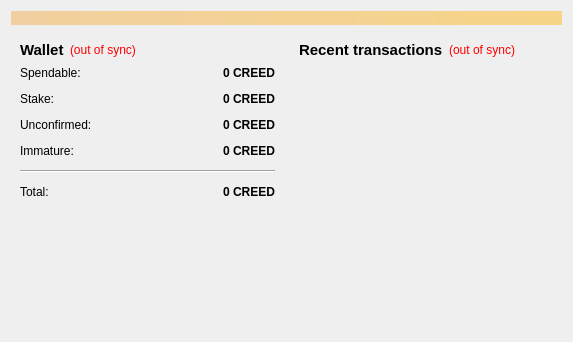
<?xml version="1.0" encoding="UTF-8"?>
<ui version="4.0">
 <class>OverviewPage</class>
 <widget class="QWidget" name="OverviewPage">
  <property name="geometry">
   <rect>
    <x>0</x>
    <y>0</y>
    <width>573</width>
    <height>342</height>
   </rect>
  </property>
  <property name="windowTitle">
   <string>Form</string>
  </property>
  <layout class="QVBoxLayout" name="topLayout">
   <item>
    <widget class="QLabel" name="labelAlerts">
     <property name="visible">
      <bool>false</bool>
     </property>
     <property name="styleSheet">
      <string notr="true">background-color: qlineargradient(x1: 0, y1: 0, x2: 1, y2: 0, stop:0 #F0D0A0, stop:1 #F8D488);  color:#000000
</string>
     </property>
     <property name="wordWrap">
      <bool>true</bool>
     </property>
     <property name="margin">
      <number>3</number>
     </property>
    </widget>
   </item>
   <item>
    <layout class="QHBoxLayout" name="horizontalLayout" stretch="1,1">
     <item>
      <layout class="QVBoxLayout" name="verticalLayout_2">
       <item>
        <widget class="QWidget" name="widget" native="true">
         <layout class="QVBoxLayout" name="verticalLayout_4">
          <item>
           <layout class="QHBoxLayout" name="horizontalLayout_4">
            <item>
             <widget class="QLabel" name="label_5">
              <property name="font">
               <font>
                <pointsize>11</pointsize>
                <weight>75</weight>
                <bold>true</bold>
               </font>
              </property>
              <property name="text">
               <string>Wallet</string>
              </property>
             </widget>
            </item>
            <item>
             <widget class="QLabel" name="labelWalletStatus">
              <property name="toolTip">
               <string>The displayed information may be out of date. Your wallet automatically synchronizes with the CreedTokens network after a connection is established, but this process has not completed yet.</string>
              </property>
              <property name="styleSheet">
               <string notr="true">QLabel { color: red; }</string>
              </property>
              <property name="text">
               <string notr="true">(out of sync)</string>
              </property>
              <property name="alignment">
               <set>Qt::AlignLeading|Qt::AlignLeft|Qt::AlignVCenter</set>
              </property>
             </widget>
            </item>
            <item>
             <spacer name="horizontalSpacer_2">
              <property name="orientation">
               <enum>Qt::Horizontal</enum>
              </property>
              <property name="sizeHint" stdset="0">
               <size>
                <width>40</width>
                <height>20</height>
               </size>
              </property>
             </spacer>
            </item>
           </layout>
          </item>
          <item>
           <layout class="QFormLayout" name="formLayout_2">
            <property name="fieldGrowthPolicy">
             <enum>QFormLayout::AllNonFixedFieldsGrow</enum>
            </property>
            <property name="horizontalSpacing">
             <number>12</number>
            </property>
            <property name="verticalSpacing">
             <number>12</number>
            </property>
            <item row="0" column="0">
             <widget class="QLabel" name="label">
              <property name="text">
               <string>Spendable:</string>
              </property>
             </widget>
            </item>
            <item row="0" column="1">
             <widget class="QLabel" name="labelBalance">
              <property name="font">
               <font>
                <weight>75</weight>
                <bold>true</bold>
               </font>
              </property>
              <property name="cursor">
               <cursorShape>IBeamCursor</cursorShape>
              </property>
              <property name="toolTip">
               <string>Your current spendable balance</string>
              </property>
              <property name="text">
               <string notr="true">0 CREED</string>
              </property>
              <property name="alignment">
               <set>Qt::AlignRight|Qt::AlignTrailing|Qt::AlignVCenter</set>
              </property>
              <property name="textInteractionFlags">
               <set>Qt::LinksAccessibleByMouse|Qt::TextSelectableByKeyboard|Qt::TextSelectableByMouse</set>
              </property>
             </widget>
            </item>
            <item row="1" column="0">
             <widget class="QLabel" name="label_6">
              <property name="text">
               <string>Stake:</string>
              </property>
             </widget>
            </item>
            <item row="1" column="1">
             <widget class="QLabel" name="labelStake">
              <property name="font">
               <font>
                <weight>75</weight>
                <bold>true</bold>
               </font>
              </property>
              <property name="cursor">
               <cursorShape>IBeamCursor</cursorShape>
              </property>
              <property name="toolTip">
               <string>Total of coins that was staked, and do not yet count toward the current balance</string>
              </property>
              <property name="text">
               <string notr="true">0 CREED</string>
              </property>
              <property name="alignment">
               <set>Qt::AlignRight|Qt::AlignTrailing|Qt::AlignVCenter</set>
              </property>
              <property name="textInteractionFlags">
               <set>Qt::LinksAccessibleByMouse|Qt::TextSelectableByKeyboard|Qt::TextSelectableByMouse</set>
              </property>
             </widget>
            </item>
            <item row="2" column="0">
             <widget class="QLabel" name="label_3">
              <property name="text">
               <string>Unconfirmed:</string>
              </property>
             </widget>
            </item>
            <item row="2" column="1">
             <widget class="QLabel" name="labelUnconfirmed">
              <property name="font">
               <font>
                <weight>75</weight>
                <bold>true</bold>
               </font>
              </property>
              <property name="cursor">
               <cursorShape>IBeamCursor</cursorShape>
              </property>
              <property name="toolTip">
               <string>Total of transactions that have yet to be confirmed, and do not yet count toward the current balance</string>
              </property>
              <property name="text">
               <string notr="true">0 CREED</string>
              </property>
              <property name="alignment">
               <set>Qt::AlignRight|Qt::AlignTrailing|Qt::AlignVCenter</set>
              </property>
              <property name="textInteractionFlags">
               <set>Qt::LinksAccessibleByMouse|Qt::TextSelectableByKeyboard|Qt::TextSelectableByMouse</set>
              </property>
             </widget>
            </item>
            <item row="3" column="0">
             <widget class="QLabel" name="labelImmatureText">
              <property name="text">
               <string>Immature:</string>
              </property>
             </widget>
            </item>
            <item row="3" column="1">
             <widget class="QLabel" name="labelImmature">
              <property name="font">
               <font>
                <weight>75</weight>
                <bold>true</bold>
               </font>
              </property>
              <property name="toolTip">
               <string>Mined balance that has not yet matured</string>
              </property>
              <property name="text">
               <string notr="true">0 CREED</string>
              </property>
              <property name="alignment">
               <set>Qt::AlignRight|Qt::AlignTrailing|Qt::AlignVCenter</set>
              </property>
              <property name="textInteractionFlags">
               <set>Qt::LinksAccessibleByMouse|Qt::TextSelectableByKeyboard|Qt::TextSelectableByMouse</set>
              </property>
             </widget>
            </item>
            <item row="4" column="0" colspan="2">
             <widget class="Line" name="line">
              <property name="orientation">
               <enum>Qt::Horizontal</enum>
              </property>
             </widget>
            </item>
            <item row="5" column="0">
             <widget class="QLabel" name="labelTotalText">
              <property name="text">
               <string>Total:</string>
              </property>
             </widget>
            </item>
            <item row="5" column="1">
             <widget class="QLabel" name="labelTotal">
              <property name="font">
               <font>
                <weight>75</weight>
                <bold>true</bold>
               </font>
              </property>
              <property name="cursor">
               <cursorShape>IBeamCursor</cursorShape>
              </property>
              <property name="toolTip">
               <string>Your current total balance</string>
              </property>
              <property name="text">
               <string notr="true">0 CREED</string>
              </property>
              <property name="alignment">
               <set>Qt::AlignRight|Qt::AlignTrailing|Qt::AlignVCenter</set>
              </property>
              <property name="textInteractionFlags">
               <set>Qt::LinksAccessibleByMouse|Qt::TextSelectableByKeyboard|Qt::TextSelectableByMouse</set>
              </property>
             </widget>
            </item>
           </layout>
          </item>
         </layout>
        </widget>
       </item>
       <item>
        <spacer name="verticalSpacer">
         <property name="orientation">
          <enum>Qt::Vertical</enum>
         </property>
         <property name="sizeHint" stdset="0">
          <size>
           <width>20</width>
           <height>40</height>
          </size>
         </property>
        </spacer>
       </item>
      </layout>
     </item>
     <item>
      <layout class="QVBoxLayout" name="verticalLayout_3">
       <item>
        <widget class="QWidget" name="widget_2" native="true">
         <layout class="QVBoxLayout" name="verticalLayout">
          <item>
           <layout class="QHBoxLayout" name="horizontalLayout_2">
            <item>
             <widget class="QLabel" name="label_4">
              <property name="font">
               <font>
                <pointsize>11</pointsize>
                <weight>75</weight>
                <bold>true</bold>
               </font>
              </property>
              <property name="text">
               <string>&lt;b&gt;Recent transactions&lt;/b&gt;</string>
              </property>
             </widget>
            </item>
            <item>
             <widget class="QLabel" name="labelTransactionsStatus">
              <property name="toolTip">
               <string>The displayed information may be out of date. Your wallet automatically synchronizes with the CreedTokens network after a connection is established, but this process has not completed yet.</string>
              </property>
              <property name="styleSheet">
               <string notr="true">QLabel { color: red; }</string>
              </property>
              <property name="text">
               <string notr="true">(out of sync)</string>
              </property>
              <property name="alignment">
               <set>Qt::AlignRight|Qt::AlignTrailing|Qt::AlignVCenter</set>
              </property>
             </widget>
            </item>
            <item>
             <spacer name="horizontalSpacer">
              <property name="orientation">
               <enum>Qt::Horizontal</enum>
              </property>
              <property name="sizeHint" stdset="0">
               <size>
                <width>40</width>
                <height>20</height>
               </size>
              </property>
             </spacer>
            </item>
           </layout>
          </item>
          <item>
           <widget class="QListView" name="listTransactions">
            <property name="styleSheet">
             <string notr="true">QListView { background: transparent; }</string>
            </property>
            <property name="frameShape">
             <enum>QFrame::NoFrame</enum>
            </property>
            <property name="verticalScrollBarPolicy">
             <enum>Qt::ScrollBarAlwaysOff</enum>
            </property>
            <property name="horizontalScrollBarPolicy">
             <enum>Qt::ScrollBarAlwaysOff</enum>
            </property>
            <property name="selectionMode">
             <enum>QAbstractItemView::NoSelection</enum>
            </property>
           </widget>
          </item>
         </layout>
        </widget>
       </item>
      </layout>
     </item>
    </layout>
   </item>
  </layout>
 </widget>
 <resources/>
 <connections/>
</ui>
